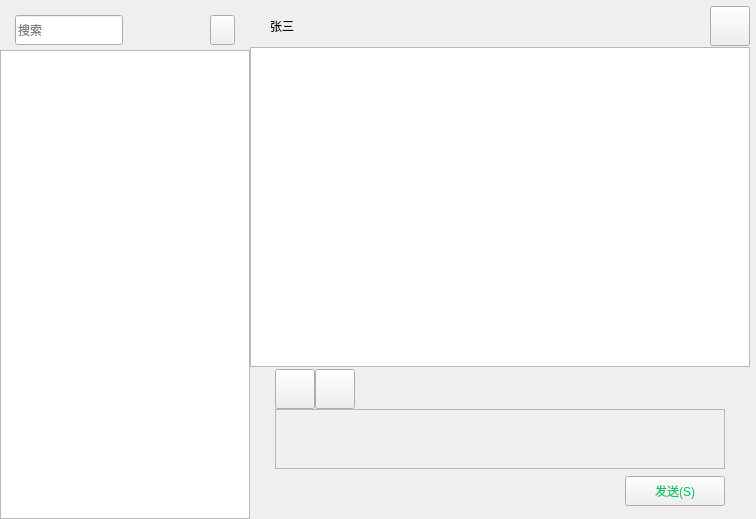
<?xml version="1.0" encoding="UTF-8"?>
<ui version="4.0">
 <class>ChatWidget</class>
 <widget class="QWidget" name="ChatWidget">
  <property name="geometry">
   <rect>
    <x>0</x>
    <y>0</y>
    <width>756</width>
    <height>519</height>
   </rect>
  </property>
  <property name="windowTitle">
   <string>Form</string>
  </property>
  <layout class="QHBoxLayout" name="horizontalLayout_3">
   <property name="spacing">
    <number>0</number>
   </property>
   <property name="leftMargin">
    <number>0</number>
   </property>
   <property name="topMargin">
    <number>0</number>
   </property>
   <property name="rightMargin">
    <number>0</number>
   </property>
   <property name="bottomMargin">
    <number>0</number>
   </property>
   <item>
    <widget class="QWidget" name="chatpaneWidget" native="true">
     <property name="minimumSize">
      <size>
       <width>250</width>
       <height>0</height>
      </size>
     </property>
     <property name="maximumSize">
      <size>
       <width>250</width>
       <height>16777215</height>
      </size>
     </property>
     <layout class="QGridLayout" name="gridLayout_3">
      <property name="leftMargin">
       <number>0</number>
      </property>
      <property name="topMargin">
       <number>0</number>
      </property>
      <property name="rightMargin">
       <number>0</number>
      </property>
      <property name="bottomMargin">
       <number>0</number>
      </property>
      <property name="spacing">
       <number>0</number>
      </property>
      <item row="0" column="0">
       <widget class="QWidget" name="nullWidget" native="true">
        <property name="minimumSize">
         <size>
          <width>0</width>
          <height>10</height>
         </size>
        </property>
        <property name="maximumSize">
         <size>
          <width>16777215</width>
          <height>10</height>
         </size>
        </property>
       </widget>
      </item>
      <item row="1" column="0">
       <widget class="QWidget" name="toolWidget" native="true">
        <property name="minimumSize">
         <size>
          <width>0</width>
          <height>40</height>
         </size>
        </property>
        <property name="maximumSize">
         <size>
          <width>16777215</width>
          <height>40</height>
         </size>
        </property>
        <layout class="QHBoxLayout" name="horizontalLayout_4">
         <property name="leftMargin">
          <number>15</number>
         </property>
         <property name="topMargin">
          <number>0</number>
         </property>
         <property name="rightMargin">
          <number>15</number>
         </property>
         <property name="bottomMargin">
          <number>0</number>
         </property>
         <item>
          <widget class="QWidget" name="searchWidget" native="true">
           <property name="minimumSize">
            <size>
             <width>0</width>
             <height>30</height>
            </size>
           </property>
           <property name="maximumSize">
            <size>
             <width>16777215</width>
             <height>30</height>
            </size>
           </property>
           <layout class="QHBoxLayout" name="horizontalLayout_5">
            <property name="spacing">
             <number>0</number>
            </property>
            <property name="leftMargin">
             <number>0</number>
            </property>
            <property name="topMargin">
             <number>0</number>
            </property>
            <property name="rightMargin">
             <number>0</number>
            </property>
            <property name="bottomMargin">
             <number>0</number>
            </property>
            <item>
             <widget class="SearchLineEdit" name="leditSearch">
              <property name="sizePolicy">
               <sizepolicy hsizetype="Expanding" vsizetype="Fixed">
                <horstretch>0</horstretch>
                <verstretch>0</verstretch>
               </sizepolicy>
              </property>
              <property name="minimumSize">
               <size>
                <width>0</width>
                <height>30</height>
               </size>
              </property>
              <property name="maximumSize">
               <size>
                <width>16777215</width>
                <height>30</height>
               </size>
              </property>
              <property name="placeholderText">
               <string>搜索</string>
              </property>
             </widget>
            </item>
            <item>
             <spacer name="horizontalSpacer">
              <property name="orientation">
               <enum>Qt::Orientation::Horizontal</enum>
              </property>
              <property name="sizeHint" stdset="0">
               <size>
                <width>15</width>
                <height>30</height>
               </size>
              </property>
             </spacer>
            </item>
            <item>
             <widget class="QToolButton" name="btnPlus">
              <property name="enabled">
               <bool>true</bool>
              </property>
              <property name="minimumSize">
               <size>
                <width>25</width>
                <height>25</height>
               </size>
              </property>
              <property name="maximumSize">
               <size>
                <width>30</width>
                <height>30</height>
               </size>
              </property>
              <property name="focusPolicy">
               <enum>Qt::FocusPolicy::StrongFocus</enum>
              </property>
              <property name="text">
               <string/>
              </property>
              <property name="icon">
               <iconset>
                <normaloff>:/resource/icon/menu/plus.svg</normaloff>:/resource/icon/menu/plus.svg</iconset>
              </property>
             </widget>
            </item>
           </layout>
          </widget>
         </item>
        </layout>
       </widget>
      </item>
      <item row="2" column="0">
       <widget class="ChatPaneListWidget" name="chatpaneListWidget"/>
      </item>
     </layout>
    </widget>
   </item>
   <item>
    <widget class="QWidget" name="chatmainWidget" native="true">
     <property name="minimumSize">
      <size>
       <width>0</width>
       <height>0</height>
      </size>
     </property>
     <property name="maximumSize">
      <size>
       <width>16777215</width>
       <height>16777215</height>
      </size>
     </property>
     <layout class="QHBoxLayout" name="horizontalLayout_11">
      <property name="spacing">
       <number>0</number>
      </property>
      <property name="leftMargin">
       <number>0</number>
      </property>
      <property name="topMargin">
       <number>6</number>
      </property>
      <property name="rightMargin">
       <number>6</number>
      </property>
      <property name="bottomMargin">
       <number>6</number>
      </property>
      <item>
       <widget class="QStackedWidget" name="ChatMainStackedWidget">
        <property name="currentIndex">
         <number>0</number>
        </property>
        <widget class="QWidget" name="page">
         <layout class="QVBoxLayout" name="verticalLayout_2">
          <property name="spacing">
           <number>0</number>
          </property>
          <property name="leftMargin">
           <number>0</number>
          </property>
          <property name="topMargin">
           <number>0</number>
          </property>
          <property name="rightMargin">
           <number>0</number>
          </property>
          <property name="bottomMargin">
           <number>0</number>
          </property>
          <item>
           <widget class="QWidget" name="topWidget" native="true">
            <property name="sizePolicy">
             <sizepolicy hsizetype="Expanding" vsizetype="Expanding">
              <horstretch>0</horstretch>
              <verstretch>0</verstretch>
             </sizepolicy>
            </property>
            <property name="minimumSize">
             <size>
              <width>0</width>
              <height>40</height>
             </size>
            </property>
            <property name="maximumSize">
             <size>
              <width>16777215</width>
              <height>40</height>
             </size>
            </property>
            <layout class="QHBoxLayout" name="horizontalLayout_6">
             <property name="spacing">
              <number>0</number>
             </property>
             <property name="leftMargin">
              <number>0</number>
             </property>
             <property name="topMargin">
              <number>0</number>
             </property>
             <property name="rightMargin">
              <number>0</number>
             </property>
             <property name="bottomMargin">
              <number>0</number>
             </property>
             <item>
              <widget class="QLabel" name="labName">
               <property name="text">
                <string>张三</string>
               </property>
               <property name="indent">
                <number>20</number>
               </property>
              </widget>
             </item>
             <item>
              <widget class="QPushButton" name="btnInfo">
               <property name="maximumSize">
                <size>
                 <width>40</width>
                 <height>40</height>
                </size>
               </property>
               <property name="palette">
                <palette>
                 <active>
                  <colorrole role="ButtonText">
                   <brush brushstyle="SolidPattern">
                    <color alpha="255">
                     <red>0</red>
                     <green>0</green>
                     <blue>0</blue>
                    </color>
                   </brush>
                  </colorrole>
                 </active>
                 <inactive>
                  <colorrole role="ButtonText">
                   <brush brushstyle="SolidPattern">
                    <color alpha="255">
                     <red>0</red>
                     <green>0</green>
                     <blue>0</blue>
                    </color>
                   </brush>
                  </colorrole>
                 </inactive>
                 <disabled/>
                </palette>
               </property>
               <property name="text">
                <string/>
               </property>
               <property name="icon">
                <iconset>
                 <normaloff>:/resource/icon/menu/info.svg</normaloff>:/resource/icon/menu/info.svg</iconset>
               </property>
              </widget>
             </item>
            </layout>
           </widget>
          </item>
          <item>
           <widget class="QWidget" name="midWidget" native="true">
            <property name="sizePolicy">
             <sizepolicy hsizetype="Expanding" vsizetype="Expanding">
              <horstretch>0</horstretch>
              <verstretch>0</verstretch>
             </sizepolicy>
            </property>
            <property name="minimumSize">
             <size>
              <width>0</width>
              <height>0</height>
             </size>
            </property>
            <property name="maximumSize">
             <size>
              <width>16777215</width>
              <height>16777215</height>
             </size>
            </property>
            <layout class="QGridLayout" name="gridLayout">
             <property name="leftMargin">
              <number>0</number>
             </property>
             <property name="topMargin">
              <number>1</number>
             </property>
             <property name="rightMargin">
              <number>0</number>
             </property>
             <property name="bottomMargin">
              <number>1</number>
             </property>
             <property name="horizontalSpacing">
              <number>0</number>
             </property>
             <property name="verticalSpacing">
              <number>100</number>
             </property>
             <item row="0" column="0">
              <widget class="ChatMsgListView" name="chatListView"/>
             </item>
            </layout>
           </widget>
          </item>
          <item>
           <widget class="QWidget" name="bottomWidget" native="true">
            <property name="sizePolicy">
             <sizepolicy hsizetype="Expanding" vsizetype="Expanding">
              <horstretch>0</horstretch>
              <verstretch>0</verstretch>
             </sizepolicy>
            </property>
            <property name="minimumSize">
             <size>
              <width>0</width>
              <height>145</height>
             </size>
            </property>
            <property name="maximumSize">
             <size>
              <width>16777215</width>
              <height>145</height>
             </size>
            </property>
            <layout class="QGridLayout" name="gridLayout_2">
             <property name="leftMargin">
              <number>25</number>
             </property>
             <property name="topMargin">
              <number>1</number>
             </property>
             <property name="rightMargin">
              <number>25</number>
             </property>
             <property name="bottomMargin">
              <number>0</number>
             </property>
             <property name="spacing">
              <number>0</number>
             </property>
             <item row="3" column="0">
              <widget class="QWidget" name="widget" native="true">
               <layout class="QHBoxLayout" name="horizontalLayout_7">
                <property name="spacing">
                 <number>0</number>
                </property>
                <property name="leftMargin">
                 <number>0</number>
                </property>
                <property name="topMargin">
                 <number>0</number>
                </property>
                <property name="rightMargin">
                 <number>0</number>
                </property>
                <property name="bottomMargin">
                 <number>0</number>
                </property>
                <item>
                 <widget class="QLabel" name="label">
                  <property name="text">
                   <string/>
                  </property>
                 </widget>
                </item>
                <item>
                 <widget class="QPushButton" name="btnSendMsg">
                  <property name="maximumSize">
                   <size>
                    <width>100</width>
                    <height>30</height>
                   </size>
                  </property>
                  <property name="palette">
                   <palette>
                    <active>
                     <colorrole role="WindowText">
                      <brush brushstyle="SolidPattern">
                       <color alpha="255">
                        <red>7</red>
                        <green>192</green>
                        <blue>96</blue>
                       </color>
                      </brush>
                     </colorrole>
                     <colorrole role="Text">
                      <brush brushstyle="SolidPattern">
                       <color alpha="255">
                        <red>7</red>
                        <green>192</green>
                        <blue>96</blue>
                       </color>
                      </brush>
                     </colorrole>
                     <colorrole role="ButtonText">
                      <brush brushstyle="SolidPattern">
                       <color alpha="255">
                        <red>7</red>
                        <green>192</green>
                        <blue>96</blue>
                       </color>
                      </brush>
                     </colorrole>
                     <colorrole role="Base">
                      <brush brushstyle="SolidPattern">
                       <color alpha="255">
                        <red>240</red>
                        <green>240</green>
                        <blue>240</blue>
                       </color>
                      </brush>
                     </colorrole>
                    </active>
                    <inactive>
                     <colorrole role="WindowText">
                      <brush brushstyle="SolidPattern">
                       <color alpha="255">
                        <red>7</red>
                        <green>192</green>
                        <blue>96</blue>
                       </color>
                      </brush>
                     </colorrole>
                     <colorrole role="Text">
                      <brush brushstyle="SolidPattern">
                       <color alpha="255">
                        <red>7</red>
                        <green>192</green>
                        <blue>96</blue>
                       </color>
                      </brush>
                     </colorrole>
                     <colorrole role="ButtonText">
                      <brush brushstyle="SolidPattern">
                       <color alpha="255">
                        <red>7</red>
                        <green>192</green>
                        <blue>96</blue>
                       </color>
                      </brush>
                     </colorrole>
                     <colorrole role="Base">
                      <brush brushstyle="SolidPattern">
                       <color alpha="255">
                        <red>240</red>
                        <green>240</green>
                        <blue>240</blue>
                       </color>
                      </brush>
                     </colorrole>
                    </inactive>
                    <disabled/>
                   </palette>
                  </property>
                  <property name="text">
                   <string>发送(S)</string>
                  </property>
                 </widget>
                </item>
               </layout>
              </widget>
             </item>
             <item row="2" column="0">
              <widget class="QTextEdit" name="textEdit">
               <property name="maximumSize">
                <size>
                 <width>16777215</width>
                 <height>60</height>
                </size>
               </property>
               <property name="palette">
                <palette>
                 <active>
                  <colorrole role="Base">
                   <brush brushstyle="SolidPattern">
                    <color alpha="255">
                     <red>240</red>
                     <green>240</green>
                     <blue>240</blue>
                    </color>
                   </brush>
                  </colorrole>
                 </active>
                 <inactive>
                  <colorrole role="Base">
                   <brush brushstyle="SolidPattern">
                    <color alpha="255">
                     <red>240</red>
                     <green>240</green>
                     <blue>240</blue>
                    </color>
                   </brush>
                  </colorrole>
                 </inactive>
                 <disabled/>
                </palette>
               </property>
              </widget>
             </item>
             <item row="0" column="0">
              <widget class="QWidget" name="bottomMenuWidget" native="true">
               <property name="maximumSize">
                <size>
                 <width>16777215</width>
                 <height>40</height>
                </size>
               </property>
               <layout class="QHBoxLayout" name="horizontalLayout_8">
                <property name="spacing">
                 <number>5</number>
                </property>
                <property name="leftMargin">
                 <number>0</number>
                </property>
                <property name="topMargin">
                 <number>0</number>
                </property>
                <property name="rightMargin">
                 <number>0</number>
                </property>
                <property name="bottomMargin">
                 <number>0</number>
                </property>
                <item>
                 <widget class="QWidget" name="widget_2" native="true">
                  <property name="maximumSize">
                   <size>
                    <width>80</width>
                    <height>16777215</height>
                   </size>
                  </property>
                  <layout class="QHBoxLayout" name="horizontalLayout_9">
                   <property name="spacing">
                    <number>0</number>
                   </property>
                   <property name="leftMargin">
                    <number>0</number>
                   </property>
                   <property name="topMargin">
                    <number>0</number>
                   </property>
                   <property name="rightMargin">
                    <number>0</number>
                   </property>
                   <property name="bottomMargin">
                    <number>0</number>
                   </property>
                   <item>
                    <widget class="QPushButton" name="btnEmoji">
                     <property name="maximumSize">
                      <size>
                       <width>40</width>
                       <height>40</height>
                      </size>
                     </property>
                     <property name="text">
                      <string/>
                     </property>
                     <property name="icon">
                      <iconset>
                       <normaloff>:/resource/icon/menu/smile.svg</normaloff>:/resource/icon/menu/smile.svg</iconset>
                     </property>
                     <property name="iconSize">
                      <size>
                       <width>20</width>
                       <height>20</height>
                      </size>
                     </property>
                    </widget>
                   </item>
                   <item>
                    <widget class="QPushButton" name="btnFileFolder">
                     <property name="maximumSize">
                      <size>
                       <width>40</width>
                       <height>40</height>
                      </size>
                     </property>
                     <property name="text">
                      <string/>
                     </property>
                     <property name="icon">
                      <iconset>
                       <normaloff>:/resource/icon/menu/folder2.svg</normaloff>:/resource/icon/menu/folder2.svg</iconset>
                     </property>
                     <property name="iconSize">
                      <size>
                       <width>18</width>
                       <height>18</height>
                      </size>
                     </property>
                    </widget>
                   </item>
                  </layout>
                 </widget>
                </item>
                <item>
                 <widget class="QWidget" name="widget_3" native="true"/>
                </item>
                <item>
                 <widget class="QWidget" name="widget_4" native="true">
                  <property name="maximumSize">
                   <size>
                    <width>80</width>
                    <height>16777215</height>
                   </size>
                  </property>
                  <layout class="QHBoxLayout" name="horizontalLayout_10">
                   <property name="spacing">
                    <number>0</number>
                   </property>
                   <property name="leftMargin">
                    <number>0</number>
                   </property>
                   <property name="topMargin">
                    <number>0</number>
                   </property>
                   <property name="rightMargin">
                    <number>0</number>
                   </property>
                   <property name="bottomMargin">
                    <number>0</number>
                   </property>
                  </layout>
                 </widget>
                </item>
               </layout>
              </widget>
             </item>
            </layout>
           </widget>
          </item>
         </layout>
        </widget>
        <widget class="QWidget" name="page_2"/>
       </widget>
      </item>
     </layout>
    </widget>
   </item>
  </layout>
 </widget>
 <customwidgets>
  <customwidget>
   <class>SearchLineEdit</class>
   <extends>QLineEdit</extends>
   <header location="global">searchlineedit.h</header>
  </customwidget>
  <customwidget>
   <class>ChatPaneListWidget</class>
   <extends>QListWidget</extends>
   <header location="global">chatpanelistwidget.h</header>
  </customwidget>
  <customwidget>
   <class>ChatMsgListView</class>
   <extends>QListView</extends>
   <header location="global">chatmsglistview.h</header>
  </customwidget>
 </customwidgets>
 <resources/>
 <connections/>
</ui>
